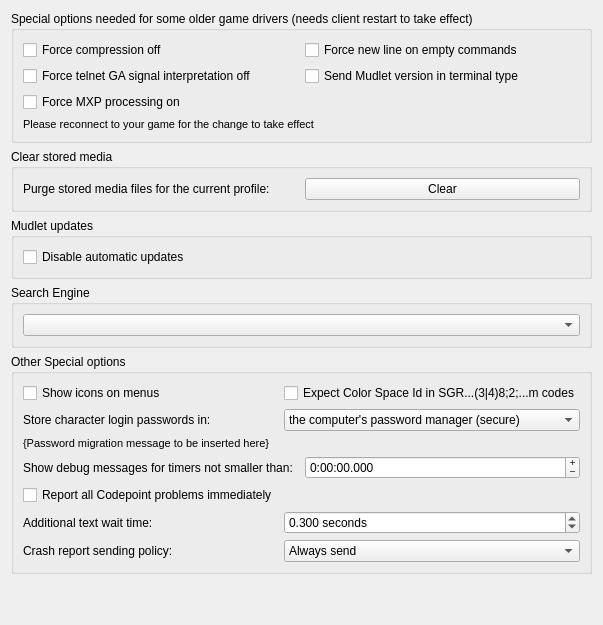
     <widget class="QWidget" name="tab_specialOptions">
      <attribute name="title">
       <string>Special Options</string>
      </attribute>
      <layout class="QVBoxLayout" name="vBoxLayout_tab_specialOptions">
       <item>
        <widget class="QGroupBox" name="groupBox_specialOptions">
         <property name="title">
          <string>Special options needed for some older game drivers (needs client restart to take effect)</string>
         </property>
         <layout class="QGridLayout" name="gridLayout_groupBox_specialOptions">
          <item row="0" column="0">
           <widget class="QCheckBox" name="mFORCE_MCCP_OFF">
            <property name="text">
             <string>Force compression off</string>
            </property>
           </widget>
          </item>
          <item row="0" column="1">
           <widget class="QCheckBox" name="checkBox_mUSE_FORCE_LF_AFTER_PROMPT">
            <property name="toolTip">
             <string>&lt;p&gt;This option adds a line line break &lt;LF&gt; or &quot;
&quot; to your command input on empty commands. This option will rarely be necessary.&lt;/p&gt;</string>
            </property>
            <property name="accessibleDescription">
             <string>This option adds a line break (LF, or new-line) to your command input on empty commands. This option will rarely be necessary.</string>
            </property>
            <property name="text">
             <string>Force new line on empty commands</string>
            </property>
           </widget>
          </item>
          <item row="1" column="0">
           <widget class="QCheckBox" name="mFORCE_GA_OFF">
            <property name="text">
             <string>Force telnet GA signal interpretation off</string>
            </property>
           </widget>
          </item>
          <item row="1" column="1">
           <widget class="QCheckBox" name="checkBox_mVersionInTTYPE">
            <property name="toolTip">
             <string>&lt;p&gt;Some servers use KaVir’s protocol snippet, which expects the client to provide both its name and a decimal version number during Telnet TTYPE negotiation. However, including a version number is not in accordance with the relevant RFCs as the period character is not permitted therein; so since 2024 Mudlet has stopped sending it by default. As a result, servers that rely on this information may assume Mudlet is version 1.0 or earlier, and consequently restrict color support to 16 colors instead of enabling 256-color mode.&lt;/p&gt;</string>
            </property>
            <property name="accessibleDescription">
             <string>When checked, send Mudlet's version number alongside its name during Telnet TTYPE negotiation. Some servers using KaVir's protocol snippet need this to enable 256-color mode; Mudlet stopped sending it by default in 2024 because the period character it contains is not allowed by the relevant RFCs.</string>
            </property>
            <property name="text">
             <string>Send Mudlet version in terminal type</string>
            </property>
           </widget>
          </item>
          <item row="2" column="0">
           <widget class="QCheckBox" name="checkBox_mForceMXPProcessorOn">
            <property name="toolTip">
             <string>&lt;p&gt;Some servers do not negotiate Mud eXtension Protocol (MXP). When checked, this preference forces the MXP processor to be enabled. Note: To disable MXP entirely, leave this unchecked and also uncheck MXP in Choose protocols section of the General tab in Settings.&lt;/p&gt;</string>
            </property>
            <property name="accessibleDescription">
             <string>When checked, force the MXP processor on for servers that do not negotiate it. To disable MXP entirely, leave this unchecked and also uncheck MXP under Choose protocols on the General tab.</string>
            </property>
            <property name="text">
             <string>Force MXP processing on</string>
            </property>
           </widget>
          </item>
          <item row="3" column="0" colspan="2">
           <widget class="QLabel" name="need_reconnect_for_specialoption">
            <property name="enabled">
             <bool>true</bool>
            </property>
            <property name="font">
             <font>
              <pointsize>8</pointsize>
             </font>
            </property>
            <property name="mouseTracking">
             <bool>false</bool>
            </property>
            <property name="text">
             <string>Please reconnect to your game for the change to take effect</string>
            </property>
            <property name="textFormat">
             <enum>Qt::TextFormat::AutoText</enum>
            </property>
            <property name="wordWrap">
             <bool>true</bool>
            </property>
           </widget>
          </item>
         </layout>
        </widget>
       </item>
       <item>
        <widget class="QGroupBox" name="groupBox_purgeMediaCache">
         <property name="title">
          <string>Clear stored media</string>
         </property>
         <layout class="QHBoxLayout" name="hBoxLayout_groupBox_purgeMediaCache">
          <item>
           <widget class="QLabel" name="label_purgeMediaCache">
            <property name="toolTip">
             <string>&lt;p&gt;Media files used with Mudlet's Lua API, Mud Client Media Protocol (MCMP), and Mud Sound Protocol (MSP) are cached with the game profile. You can press this button to clear the media cache. For many games the media will get downloaded again upon demand.&lt;/p&gt;</string>
            </property>
            <property name="accessibleDescription">
             <string>Media files used with Mudlet's Lua API, Mud Client Media Protocol (MCMP), and Mud Sound Protocol (MSP) are cached with the game profile. You can press this button to clear the media cache. For many games the media will get downloaded again upon demand.</string>
            </property>
            <property name="text">
             <string>Purge stored media files for the current profile:</string>
            </property>
            <property name="buddy">
             <cstring>buttonPurgeMediaCache</cstring>
            </property>
           </widget>
          </item>
          <item>
           <widget class="QPushButton" name="buttonPurgeMediaCache">
            <property name="toolTip">
             <string>&lt;p&gt;Media files used with Mudlet's Lua API, Mud Client Media Protocol (MCMP), and Mud Sound Protocol (MSP) are cached with the game profile. You can press this button to clear the media cache. For many games the media will get downloaded again upon demand.&lt;/p&gt;</string>
            </property>
            <property name="accessibleDescription">
             <string>Media files used with Mudlet's Lua API, Mud Client Media Protocol (MCMP), and Mud Sound Protocol (MSP) are cached with the game profile. You can press this button to clear the media cache. For many games the media will get downloaded again upon demand.</string>
            </property>
            <property name="text">
             <string>Clear</string>
            </property>
           </widget>
          </item>
         </layout>
        </widget>
       </item>
       <item>
        <widget class="QGroupBox" name="groupBox_updates">
         <property name="title">
          <string>Mudlet updates</string>
         </property>
         <layout class="QVBoxLayout" name="vBoxLayout_groupBox_updates">
          <item>
           <widget class="QCheckBox" name="checkbox_noAutomaticUpdates">
            <property name="text">
             <string>Disable automatic updates</string>
            </property>
           </widget>
          </item>
         </layout>
        </widget>
       </item>
       <item>
        <widget class="QGroupBox" name="groupbox_searchEngineSelection">
         <property name="title">
          <string>Search Engine</string>
         </property>
         <layout class="QVBoxLayout" name="verticalLayout_searchEngineSelection">
          <item>
           <widget class="QComboBox" name="search_engine_combobox"/>
          </item>
         </layout>
        </widget>
       </item>
       <item>
        <widget class="QGroupBox" name="groupBox_debug">
         <property name="title">
          <string>Other Special options</string>
         </property>
         <layout class="QGridLayout" name="gridLayout_groupBox_debug">
          <item row="0" column="0">
           <widget class="QCheckBox" name="checkBox_showIconsOnMenus">
            <property name="text">
             <string>Show icons on menus</string>
            </property>
            <property name="checkable">
             <bool>true</bool>
            </property>
            <property name="checked">
             <bool>false</bool>
            </property>
            <property name="tristate">
             <bool>true</bool>
            </property>
           </widget>
          </item>
          <item row="6" column="0">
              <widget class="QLabel" name="label_crashReportPolicy">
                  <property name="text">
                      <string>Crash report sending policy:</string>
                  </property>
              </widget>
          </item>
          <item row="6" column="1">
              <widget class="QComboBox" name="comboBox_crashReportPolicy">
                  <item>
                      <property name="text">
                          <string>Always send</string>
                      </property>
                  </item>
                  <item>
                      <property name="text">
                          <string>Never send</string>
                      </property>
                  </item>
                  <item>
                      <property name="text">
                          <string>Ask each time</string>
                      </property>
                  </item>
              </widget>
          </item>
          <item row="0" column="1">
           <widget class="QCheckBox" name="checkBox_expectCSpaceIdInColonLessMColorCode">
            <property name="toolTip">
             <string>&lt;p&gt;Some MUDs use a flawed interpretation of the ANSI Set Graphics Rendition (&lt;b&gt;SGR&lt;/b&gt;) code sequences for 16M color mode which only uses semi-colons and not colons to separate parameter elements i.e. instead of using a code in the form: &lt;br&gt;&lt;tt&gt;\e[&lt;/tt&gt;...&lt;tt&gt;38:2:&lt;/tt&gt;&amp;lt;Color Space Id&amp;gt;&lt;tt&gt;:&lt;/tt&gt;&amp;lt;Red&amp;gt;&lt;tt&gt;:&lt;/tt&gt;&amp;lt;Green&amp;gt;&lt;tt&gt;:&lt;/tt&gt;&amp;lt;Blue&amp;gt;&lt;tt&gt;:&lt;/tt&gt;&amp;lt;Unused&amp;gt;&lt;tt&gt;:&lt;/tt&gt;&amp;lt;Tolerance&amp;gt;&lt;tt&gt;:&lt;/tt&gt;&amp;lt;Tolerance Color Space (0=CIELUV; 1=CIELAB)&amp;gt;&lt;tt&gt;;&lt;/tt&gt;...&lt;tt&gt;m&lt;/tt&gt;&lt;br&gt;where the &lt;i&gt;Color Space Id&lt;/i&gt; is expected to be an empty string to specify the usual (default) case and all of the &lt;i&gt;Parameter Elements&lt;/i&gt; (the &quot;2&quot; and the values in the &lt;tt&gt;&amp;lt;...&amp;gt;&lt;/tt&gt;s) may, technically, be omitted; they use: &lt;br&gt;&lt;tt&gt;\e[&lt;/tt&gt;...&lt;tt&gt;38;2;&lt;/tt&gt;&amp;lt;Red&amp;gt;&lt;tt&gt;;&lt;/tt&gt;&amp;lt;Green&amp;gt;&lt;tt&gt;;&lt;/tt&gt;&amp;lt;Blue&amp;gt;&lt;tt&gt;;&lt;/tt&gt;...&lt;tt&gt;m&lt;/tt&gt;&lt;br&gt;or: &lt;br&gt;&lt;tt&gt;\e[&lt;/tt&gt;...&lt;tt&gt;38;2;&lt;/tt&gt;&amp;lt;Color Space Id&amp;gt;&lt;tt&gt;;&lt;/tt&gt;&amp;lt;Red&amp;gt;&lt;tt&gt;;&lt;/tt&gt;&amp;lt;Green&amp;gt;&lt;tt&gt;;&lt;/tt&gt;&amp;lt;Blue&amp;gt;&lt;tt&gt;;&lt;/tt&gt;...&lt;tt&gt;m&lt;/tt&gt; .&lt;/p&gt;&lt;p&gt;It is not possible to reliably detect the difference between these two so checking this option causes Mudlet to expect the last one with the additional (but empty!) parameter.&lt;/p&gt;</string>
            </property>
            <property name="accessibleDescription">
             <string>When checked, interpret 16-million-color SGR sequences using the non-standard semi-colon form some MUDs send, which includes an extra empty parameter for the color space identifier. Enable this if true-color text from your game shows the wrong colors.</string>
            </property>
            <property name="text">
             <string>Expect Color Space Id in SGR...(3|4)8;2;...m codes</string>
            </property>
           </widget>
          </item>
          <item row="1" column="0">
           <widget class="QLabel" name="label_store_passwords_in">
            <property name="text">
             <string>Store character login passwords in:</string>
            </property>
            <property name="buddy">
             <cstring>comboBox_store_passwords_in</cstring>
            </property>
           </widget>
          </item>
          <item row="1" column="1">
           <widget class="QComboBox" name="comboBox_store_passwords_in">
            <item>
             <property name="text">
              <string>the computer's password manager (secure)</string>
             </property>
            </item>
            <item>
             <property name="text">
              <string>plaintext with the profile (portable)</string>
             </property>
            </item>
           </widget>
          </item>
          <item row="2" column="0" colspan="2">
           <widget class="QLabel" name="label_password_migration_notification">
            <property name="font">
             <font>
              <pointsize>8</pointsize>
             </font>
            </property>
            <property name="text">
             <string notr="true" extracomment="This text does not need to be translated as it is overwritten when used by the associated C++ class dlgProfilePreferences">{Password migration message to be inserted here}</string>
            </property>
           </widget>
          </item>
          <item row="3" column="0" colspan="2">
           <widget class="QWidget" name="widget_timerDebugOutputMinimumInterval" native="true">
            <layout class="QHBoxLayout" name="horizontalLayout_timerDebugOutputMinimumInterval" stretch="0,1">
             <property name="leftMargin">
              <number>0</number>
             </property>
             <property name="topMargin">
              <number>0</number>
             </property>
             <property name="rightMargin">
              <number>0</number>
             </property>
             <property name="bottomMargin">
              <number>0</number>
             </property>
             <item>
              <widget class="QLabel" name="label_timerDebugOutputMinimumInterval">
               <property name="sizePolicy">
                <sizepolicy hsizetype="Preferred" vsizetype="Preferred">
                 <horstretch>1</horstretch>
                 <verstretch>0</verstretch>
                </sizepolicy>
               </property>
               <property name="toolTip">
                <string comment="The term in '...' refer to a Mudlet specific thing and ought to match the corresponding translation elsewhere.">&lt;p&gt;Show 'LUA OK' messages for Timers with the specified minimum interval (h:mm:ss.zzz), the minimum value (the default) shows all such messages but can render the &lt;i&gt;Central Debug Console&lt;/i&gt; useless if there is a very small interval timer running.&lt;/p&gt;</string>
               </property>
               <property name="accessibleDescription">
                <string>Show 'LUA OK' messages for Timers with the specified minimum interval (h:mm:ss.zzz), the minimum value (the default) shows all such messages but can render the Central Debug Console useless if there is a very small interval timer running.</string>
               </property>
               <property name="text">
                <string>Show debug messages for timers not smaller than:</string>
               </property>
               <property name="buddy">
                <cstring>timeEdit_timerDebugOutputMinimumInterval</cstring>
               </property>
              </widget>
             </item>
             <item>
              <widget class="QTimeEdit" name="timeEdit_timerDebugOutputMinimumInterval">
               <property name="sizePolicy">
                <sizepolicy hsizetype="MinimumExpanding" vsizetype="Fixed">
                 <horstretch>0</horstretch>
                 <verstretch>0</verstretch>
                </sizepolicy>
               </property>
               <property name="wrapping">
                <bool>true</bool>
               </property>
               <property name="alignment">
                <set>Qt::AlignmentFlag::AlignLeading|Qt::AlignmentFlag::AlignLeft|Qt::AlignmentFlag::AlignVCenter</set>
               </property>
               <property name="buttonSymbols">
                <enum>QAbstractSpinBox::ButtonSymbols::PlusMinus</enum>
               </property>
               <property name="accelerated">
                <bool>true</bool>
               </property>
               <property name="showGroupSeparator" stdset="0">
                <bool>true</bool>
               </property>
               <property name="currentSection">
                <enum>QDateTimeEdit::Section::HourSection</enum>
               </property>
               <property name="displayFormat">
                <string comment="Used to set a time interval only">h:mm:ss.zzz</string>
               </property>
              </widget>
             </item>
            </layout>
           </widget>
          </item>
          <item row="4" column="0">
           <widget class="QCheckBox" name="checkBox_debugShowAllCodepointProblems">
            <property name="toolTip">
             <string>&lt;p&gt;If checked this will cause all problem Unicode codepoints to be reported in the debug output as they occur; if cleared then each different one will only be reported once and summarized in as a table when the console in which they occurred is finally destroyed (when the profile is closed).&lt;/p&gt;</string>
            </property>
            <property name="accessibleDescription">
             <string>When checked, every problem Unicode codepoint is reported in the debug output as it occurs. When unchecked, each distinct codepoint is reported only once and a summary table is shown when the console closes.</string>
            </property>
            <property name="text">
             <string>Report all Codepoint problems immediately</string>
            </property>
           </widget>
          </item>
          <item row="5" column="0">
           <widget class="QLabel" name="label_networkPacketTimeout">
            <property name="text">
             <string>Additional text wait time:</string>
            </property>
            <property name="buddy">
             <cstring>doubleSpinBox_networkPacketTimeout</cstring>
            </property>
           </widget>
          </item>
          <item row="5" column="1">
           <widget class="QDoubleSpinBox" name="doubleSpinBox_networkPacketTimeout">
            <property name="toolTip">
             <string>&lt;p&gt;&lt;i&gt;Go-Ahead&lt;/i&gt; (&lt;tt&gt;GA&lt;/tt&gt;) and &lt;i&gt;End-of-record&lt;/i&gt; (&lt;tt&gt;EOR&lt;/tt&gt;) signalling tells Mudlet when the game server is done sending text. On games that do not provide &lt;tt&gt;GA&lt;/tt&gt; or &lt;tt&gt;EOR&lt;/tt&gt;, this option controls how long Mudlet will wait for more text to arrive. Greater values will help reduce the risk that Mudlet will split a large piece of text (with unintended line-breaks in the middle) which can stop some triggers from working. Lesser values increases the risk of text getting broken up, but may make the game feel more responsive.&lt;/p&gt;&lt;p&gt;&lt;i&gt;The default value, which was what Mudlet used before this control was added, is 0.300 Seconds.&lt;/i&gt;&lt;/p&gt;</string>
            </property>
            <property name="accessibleDescription">
             <string>How long Mudlet waits for more text on games that do not send Go-Ahead or End-of-record signals. Larger values reduce the chance that long output is split mid-sentence and breaks triggers; smaller values feel more responsive. Default is 0.300 seconds.</string>
            </property>
            <property name="suffix">
             <string extracomment="For most locales a space should be included so that the text is separated from the number!"> seconds</string>
            </property>
            <property name="decimals">
             <number>3</number>
            </property>
            <property name="minimum">
             <double>0.010000000000000</double>
            </property>
            <property name="maximum">
             <double>0.500000000000000</double>
            </property>
            <property name="singleStep">
             <double>0.010000000000000</double>
            </property>
            <property name="value">
             <double>0.300000000000000</double>
            </property>
           </widget>
          </item>
         </layout>
        </widget>
       </item>
       <item>
        <spacer name="verticalSpacer_specialOptions">
         <property name="orientation">
          <enum>Qt::Orientation::Vertical</enum>
         </property>
         <property name="sizeHint" stdset="0">
          <size>
           <width>20</width>
           <height>40</height>
          </size>
         </property>
        </spacer>
       </item>
      </layout>
     </widget>
